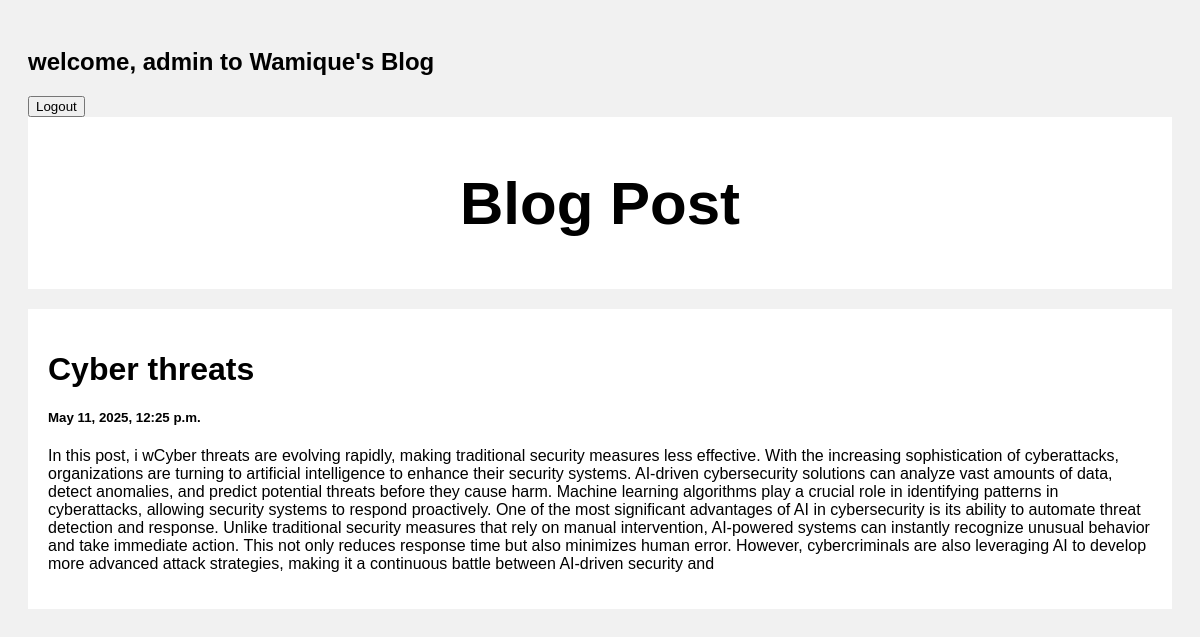
Screenshot of /post/4 (signed in) with the database file from the repository.
### posts/models.py (models this page shows)
class Post(models.Model):
    title = models.CharField(max_length=100)
    body = models.CharField(max_length=1000000)
    created_at = models.DateTimeField(default=datetime.now, blank=True)

### posts/views.py (the view)
# urls.py: path('post/<str:pk>', views.post, name='post'),
@login_required(login_url='login')
def post(request, pk):
    posts = Post.objects.get(id=pk)
    return render(request, 'post.html', {'posts':posts})

### templates/post.html (shortened to what this page needs)
<!DOCTYPE html>
<html>
<head>
</head>
<body>
{% if user.is_authenticated %}
<h2>welcome,  {{user.username}} to Wamique's Blog</h2>
{%endif%}
{% if user.is_authenticated %}
<a href="{% url 'logout' %}" ><button>Logout</button></a>
{% else %}
<a href="{% url 'login' %}" ><button>Login</button></a>
<a href="{% url 'register' %}" ><button>Sign up</button></a>
{%endif%}
<div class="header">
  <a style="text-decoration: none; color: black;" href="/"><h2>Blog Post</h2></a>
</div>
<div class="row">
  <div class="leftcolumn">
    <div class="card">
        <h1>{{posts.title}}</h1>
        <h5>{{posts.created_at}}</h5>
        <p>{{posts.body}}</p>
    </div>
  </div>
</div>
</body>
</html>

### templates/post.html (style rules this page uses)
* { box-sizing: border-box; }
body { font-family: Arial; padding: 20px; background: #f1f1f1; }
.header { padding: 2px; font-size: 40px; text-align: center; background: white; }
.leftcolumn { float: left; width: 100%; }
.card { background-color: white; padding: 20px; margin-top: 20px; }
.row:after { content: ""; display: table; clear: both; }

### rows the page displays
Post: title "Cyber threats", created_at "May 11, 2025, 12:25 p.m.", body "In this post, i wCyber threats are evolving rapidly, making traditional security measures less effective. With the increasing sophistication of cyberattacks, organizations are turning to artificial intelligence to enhance their security systems. AI-driven cybersecurity solutions can analyze vast amounts of data, detect anomalies, and predict potential threats before they cause harm. Machine learning algorithms play a crucial role in identifying patterns in cyberattacks, allowing security systems to respond proactively. One of the most significant advantages of AI in cybersecurity is its ability to automate threat detection and response. Unlike traditional security measures that rely on…"

### other values shown
{{ user.username }} "admin"
